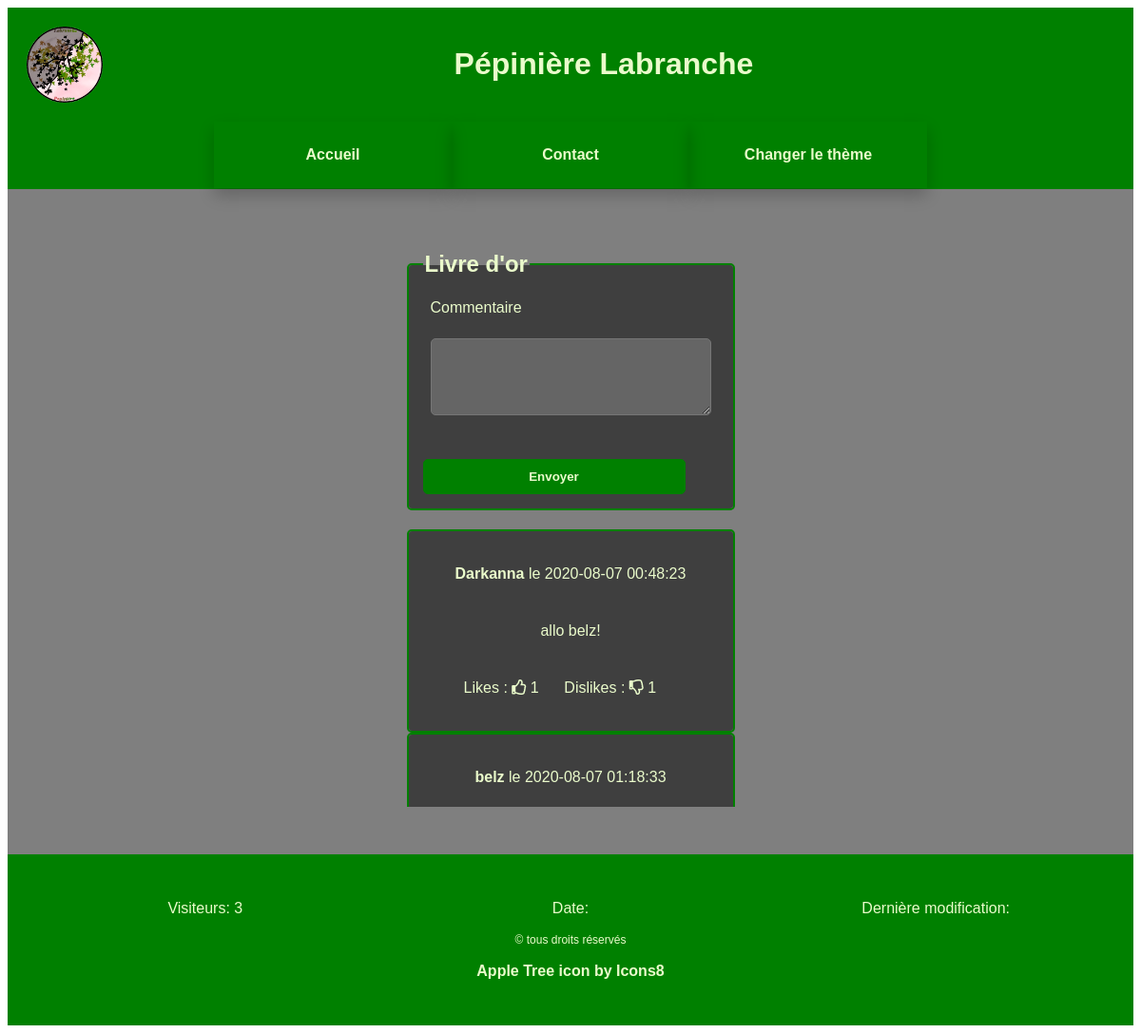
Screenshot of /view/livredor.php with the database file from the repository.
### tables this page shows
CREATE TABLE IF NOT EXISTS `commentaires` (
  `id` int(11) NOT NULL AUTO_INCREMENT,
  `commentaire` text NOT NULL,
  `auteur` varchar(255) NOT NULL,
  `date_commentaire` datetime NOT NULL,
  PRIMARY KEY (`id`)
);

### model/CommentManager.php (called while the page is built, shortened)
<?php
class CommentManager extends Manager
{
    public function getComments()
    {
        $db = $this->dbConnect();
        $select_stmt = $db->prepare("SELECT * FROM commentaires ORDER BY id ASC LIMIT 10");
        $select_stmt->execute();
        return $select_stmt;
    }
    public function getLikesDislikes($post_id, $action)
    {
        $db = $this->dbConnect();
        $sql = $db->prepare("SELECT COUNT(*) FROM rating_info WHERE comment_id = :post_id AND rating_action= :action");
        $sql->execute(array(
            'post_id' => $post_id,
            'action' => $action
        ));
        return $sql;
    }
    public function userLikedDisliked($user, $post_id, $action)
    {
        $db = $this->dbConnect();
        $sql = $db->prepare("SELECT * FROM rating_info WHERE user_id=:user AND comment_id=:post_id AND rating_action=:action");
        $sql->execute(array(
            'user' => $user,
            'post_id' => $post_id,
            'action' => $action
        ));
        return $sql;
    }
}

### controller/controller.php (called while the page is built, shortened)
<?php
require_once("C://wamp64/www/projetTP3/model/LoginManager.php");
require_once("C://wamp64/www/projetTP3/model/CommentManager.php");
function getUserLoggedIn($id)
{
    $loginManager = new LoginManager();
    $select_stmt = $loginManager->getUserLoggedIn($id);
    $row = $select_stmt->fetch(PDO::FETCH_ASSOC);
    return $row;
}
function getComments()
{
    $commentManager = new CommentManager();
    $select_stmt = $commentManager->getComments();
    $comments = $select_stmt->fetchAll(PDO::FETCH_ASSOC);
    return $comments;
}
function getLikesDislikes($post_id, $action)
{
    $commentManager = new CommentManager();
    $sql = $commentManager->getLikesDislikes($post_id, $action);
    $result = $sql->fetch(PDO::FETCH_BOTH);
    return $result[0];
}
function userLikedDisliked($user, $post_id, $action)
{
    $commentManager = new CommentManager();
    $sql = $commentManager->userLikedDisliked($user, $post_id, $action);
    $result = $sql->fetch();
    if ($result > 0) {
        $flag = true;
    } else {
        $flag = false;
    }
    return $flag;
}

### model/LoginManager.php (called while the page is built, shortened)
<?php
class LoginManager extends Manager
{
    public function getUserLoggedIn($id)
    {
        $db = $this->dbConnect();
        $select_stmt = $db->prepare("SELECT * FROM utilisateurs WHERE id=:id");
        $select_stmt->execute(array(":id" => $id));
        return $select_stmt;
    }
}

### view/livredor.php (the view, shortened to what this page needs)
<?php session_start();
$id = $_SESSION['user_login'];
$title = 'Livre d\'or'; ?>
<?php
require("C://wamp64/www/projetTP3/controller/controller.php");
try {
    $row = getUserLoggedIn($id);
} catch (PDOEXCEPTION $e) {
    $e->getMessage();
}
$user = $row['id'];
$comments = getComments();
?>
<form method="POST" id="form-livredor" class="form-livredor" action="livredor.php">
    <fieldset>
        <legend>
            <h2>Livre d'or</h2>
        </legend>
        <div class="field">
            <label for="message" class="message">Commentaire</label><br>
            <textarea name="message" id="message" class="input message comment-text" rows="5"></textarea><br>
        </div>
        <input type="submit" id="submit-message" name="submit-message" class="btn-green" value="Envoyer">
    </fieldset>
</form>
<div class="comments scroll">
    <?php foreach ($comments as $comment): ?>
        <div class="comment" id="comment">
            <p><strong><?= htmlspecialchars($comment['auteur']) ?></strong> le <?= $comment['date_commentaire'] ?>
            </p>
            <p><?= nl2br(htmlspecialchars($comment['commentaire'])) ?></p>
            <div class="points">
                <span>Likes :</span>
                <i <?php if (userLikedDisliked($user, $comment['id'], 'like')): ?>
                    class="fas fa-thumbs-up like-btn"
                <?php else: ?>
                    class="far fa-thumbs-up like-btn"
                <?php endif ?>
                        data-id="<?php echo $comment['id'] ?>"></i>
                <span class="likes"><?php echo getLikesDislikes($comment['id'], 'like'); ?></span>
                <span>Dislikes : </span>
                <i <?php if (userLikedDisliked($user, $comment['id'], 'dislike')): ?>
                    class="fas fa-thumbs-down dislike-btn"
                <?php else: ?>
                    class="far fa-thumbs-down dislike-btn"
                <?php endif ?>
                        data-id="<?php echo $comment['id'] ?>"></i>
                <span class="dislikes"><?php echo getLikesDislikes($comment['id'], 'dislike'); ?></span>
            </div>
        </div>
    <?php endforeach ?>
</div>
<?php require('template.php'); ?>

### public/css/style.css (style rules this page uses)
body { display: flex; flex-direction: column; justify-content: space-between; align-items: stretch; font-size: 16px; font-family: "Trebuchet MS", Helvetica, sans-serif; }
p { padding: 5px; }
h2 { margin:0; }
form { align-self: center; margin: 15px 0; min-width: 345px; }
fieldset { padding: 15px; border-radius: 5px; margin: 0; }
label { display: inline-block; width: 125px; }
.message { vertical-align: text-top; }
.field { padding: 8px; }
.form-livredor fieldset, .form-modifier fieldset { display: flex; flex-direction: column; }
.form-livredor .field, .form-modifier .field { display: flex; flex-direction: column; align-items: center; }
.form-livredor label, .form-modifier label { width: 100%; }
.btn-green { padding: 10px; margin-right: 35px; margin-top: 15px; border-radius: 5px; font-weight: bold; }
input[type="text"], input[type="email"], input[type="password"], textarea { margin: 5px; border-radius: 5px; min-height: 20px; transition-duration: 0.25s; min-width: 150px; }
textarea, input[type="text"], input[type="email"], input[type="password"] { -webkit-box-sizing: border-box; -moz-box-sizing: border-box; box-sizing: border-box; width: 150px; }
.comments { margin: 0 auto; min-width: 345px; overflow-y: scroll; min-height: 250px; border: none; padding: 5px; }
.comment { display: flex; flex-direction: column; justify-content: space-between; align-items: center; padding: 15px; border-radius: 5px; min-width: 301px; }
.points { padding: 5px; margin: 16px 0; cursor:pointer; }
.comment-text { width: 100%; }

### public/css/theme-dark.css (style rules this page uses)
body { color: #eafbcb; }
fieldset, .adresse { border: 2px solid #008000; color: #eafbcb; box-shadow: inset 2000px 0 0 0 rgba(0, 0, 0, 0.5); }
.btn-green { border: 1px solid #008000; color: #eafbcb; background-color: #008000; }
input[type="text"], input[type="email"], input[type="password"], textarea, .detail-produit, .comment { color: #eafbcb; }
.detail-produit, .comment { border: 2px solid #008000; box-shadow: inset 2000px 0 0 0 rgba(0, 0, 0, 0.5); }
input[type="text"], input[type="email"], input[type="password"], textarea { background-color: rgba(255, 255, 255, 0.2); }

### rows the page displays
commentaires: auteur "Darkanna", date_commentaire "2020-08-07 00:48:23", commentaire "allo belz!", id "1"
commentaires: auteur "belz", date_commentaire "2020-08-07 01:18:33"

### other values shown
$total_website_views "3"
